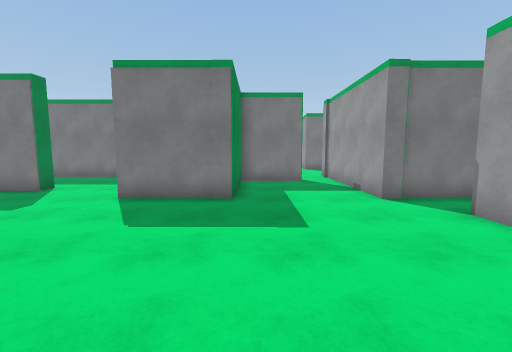
[1] (above)

24 first-person views from a walk through a 3-D level made in the Unity game engine. The camera is 1.5 m above the floor, tilts 6° down and sees 90° across. The floor is counted in squares, 1 m on a side. Each view is taken from the middle of a square. On the plan, view 1 faces up. The plan holds only what a view shows up to about 13 squares ahead; the rest is blank. The place goes on beyond the plan.

[2]
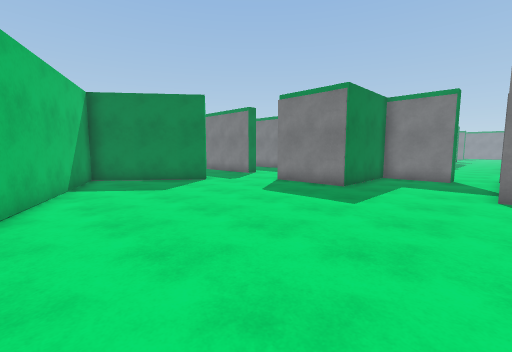

[3]
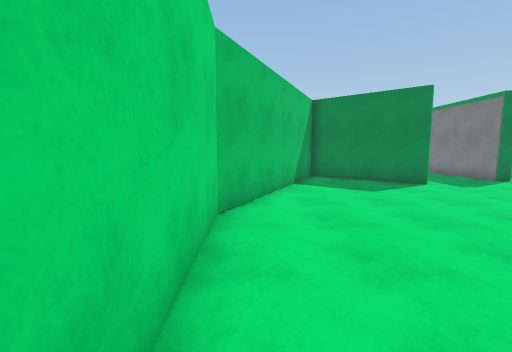

[4]
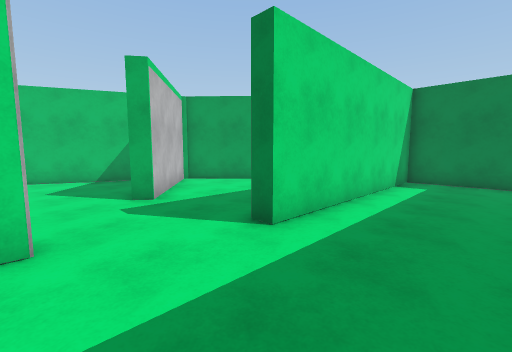

[5]
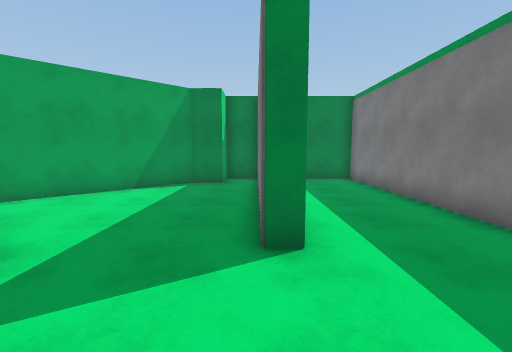

[6]
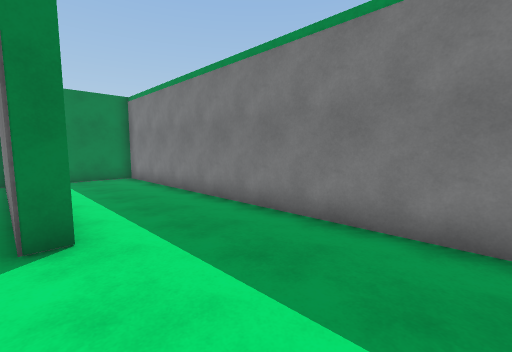

[7]
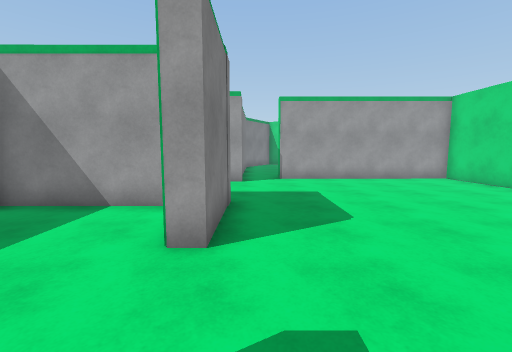

[8]
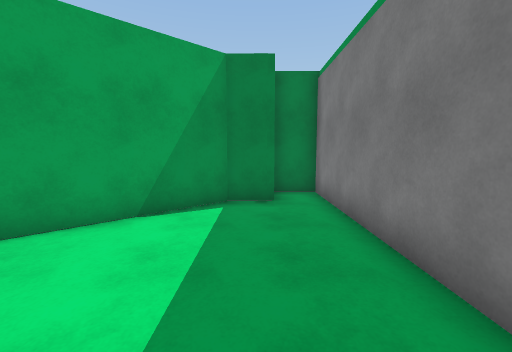

[9]
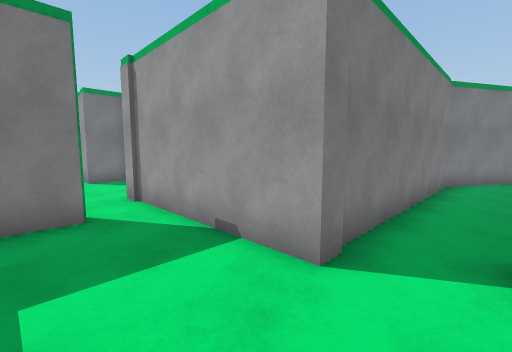

[10]
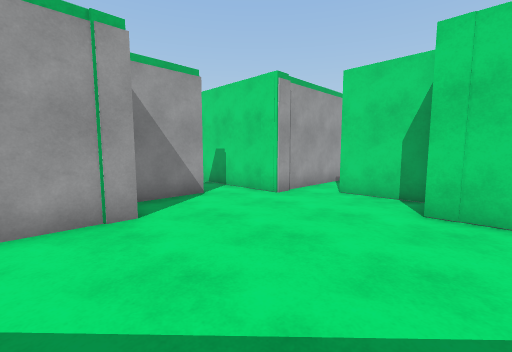

[11]
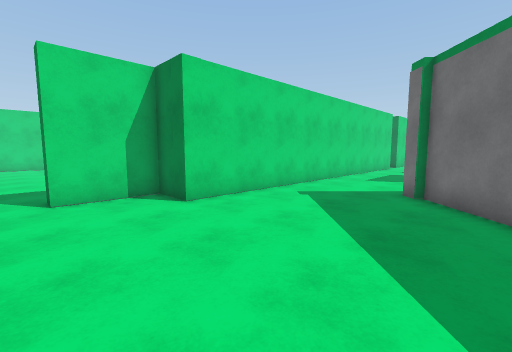

[12]
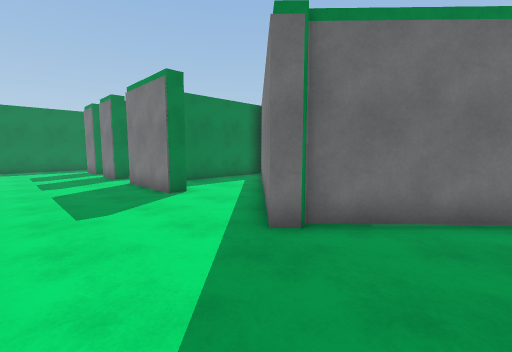

[13]
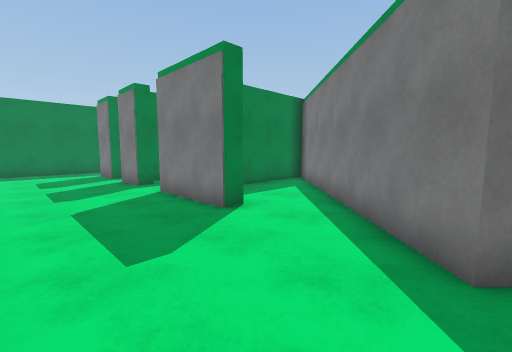

[14]
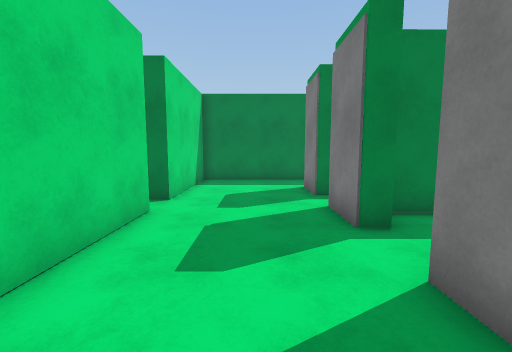

[15]
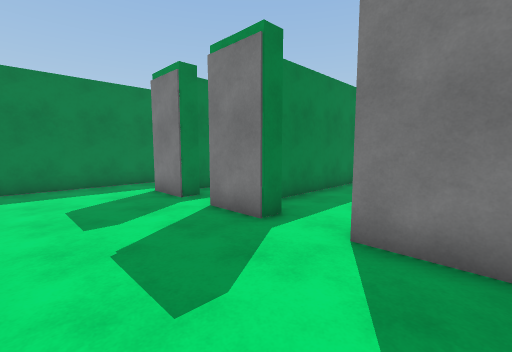

[16]
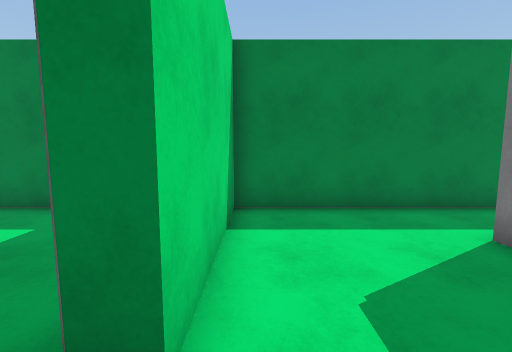

[17]
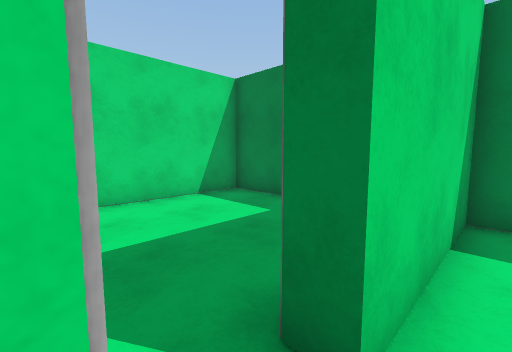

[18]
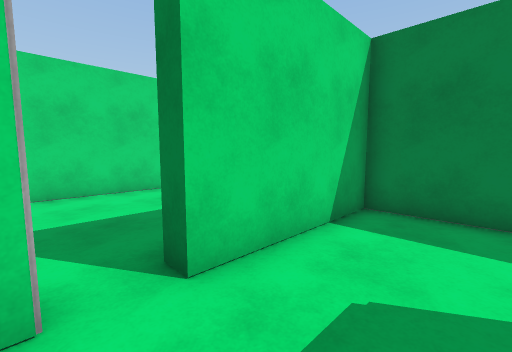

[19]
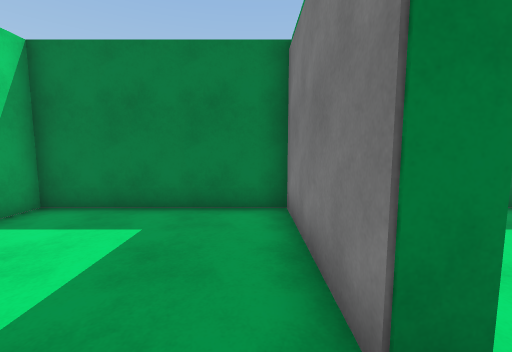

[20]
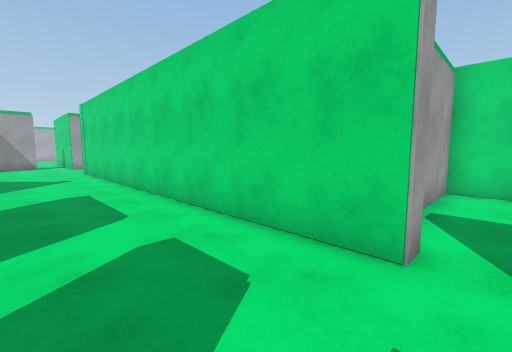

[21]
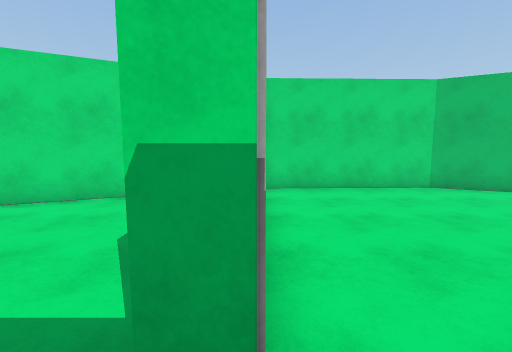

[22]
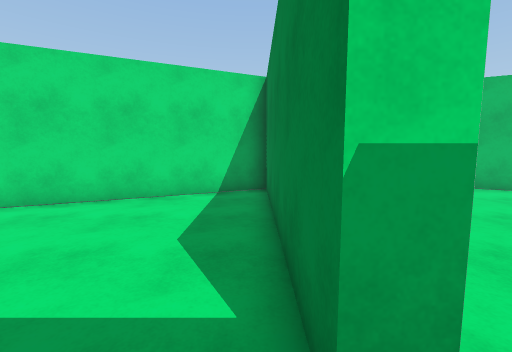

[23]
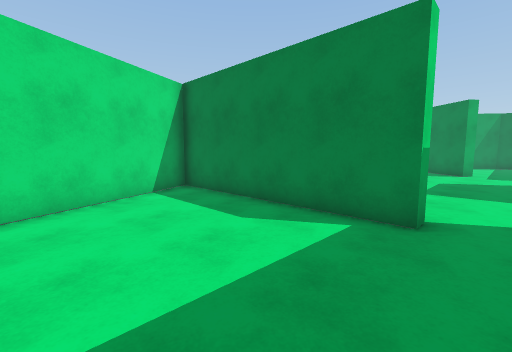

[24]
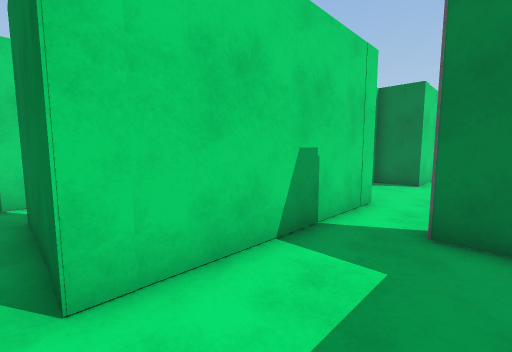

### Floor plan
Points are (right, up) in squares from view 1. A wall is a line through its corners. A room is listed if a view was taken in it or the views show most of it. See-through windows are left out.
Room 1 (views 1, 2, 3, 4, 5, 6, 7, 8, 9)
walls: (-1.3, 9.3) (-1.4, 13.8); (-2.9, 13.8) (-16.9, 13.8) (-16.9, 9.7) (-7.7, 9.7) (-7.7, 9.1) (-16.9, 9.1) (-16.9, 7.5) (-15.3, 7.5) (-15.3, 6.2) (-10.8, 1.4); (3.8, 7.8) (3.8, 13.4); (-10.6, 1.3) (-7.2, 5.5) (-6.7, 5.2) (-10, 1) (-1.7, -2.9) (5, -2.7) (5, 5.8); (2.2, 12.7) (2.2, 12.1) (-0.7, 12.1) (-0.7, 7.8) (-4.2, 7.8) (-4.2, 8.5)
ways out: opening at (3, 12.5) to room 2; opening at (5, 6.5) to room 4
Room 2 (views 10, 11, 12, 13, 14, 15, 16, 17, 18, 20)
walls: (-11.1, 19.8) (-11.1, 19) (-14.9, 19); (-5.6, 19.1) (-6.2, 18.6) (-9.2, 21.6); (-3.5, 21.5) (-5.9, 19.2); (-16.6, 19) (-18.8, 19); (-16.9, 19.7) (-16.9, 18.8); (-18.1, 14.4) (-0.7, 14.4) (-0.7, 12.7) (2.2, 12.7); (-17.9, 21.6) (-17.9, 19.9); (-20.2, 19) (-22.1, 19); (3.8, 13.4) (3.8, 14.4) (5.5, 14.4); (5.2, 19) (3.8, 19) (3.8, 21.1); (5.4, 16) (5.4, 18.3); (-24.4, 21.1) (-24.4, 14.4) (-19.4, 14.4)
ways out: opening at (3, 12.5) to room 1; opening at (-19, 14) to room 3; opening at (6, 15.5) to room 5
Room 3 (view 19)
walls: (-19.4, 14.4) (-19.4, 13.8) (-24.4, 13.8) (-24.4, 7.5) (-17.5, 7.5) (-17.5, 10.7); (-18.1, 13.8) (-18.1, 14.4)
ways out: opening at (-19, 14) to room 2
Room 4 (views 21, 22, 23)
walls: (5, 5.8) (5.6, 5.8) (5.6, -2.5) (11.6, 0.2); (11.5, 7.8) (3.8, 7.8)
ways out: opening at (5, 6.5) to room 1
Room 5 (view 24)
walls: (6.1, 17.1) (6.1, 16.1); (5.5, 14.4) (10.7, 14.4)
ways out: opening at (6, 15.5) to room 2

Positions as (right, up) in squares from view 1, and headings:
1: (0, 0), facing up
2: (4, -2), facing up-left
3: (4, -2), facing left
4: (-4, 13), facing down-left
5: (-4, 9), facing left
6: (-3, 9), facing up-left
7: (-8, 7), facing right
8: (-8, 7), facing left
9: (1, 6), facing up-right
10: (-2, 21), facing down-right
11: (3, 21), facing down-left
12: (-3, 15), facing up-left
13: (-6, 15), facing up-left
14: (-12, 17), facing left
15: (-13, 15), facing up-left
16: (-18, 15), facing left
17: (-18, 15), facing down-left
18: (-18, 17), facing down-left
19: (-18, 13), facing left
20: (-19, 18), facing down-right
21: (5, 7), facing down
22: (6, 7), facing down
23: (11, 7), facing down-left
24: (11, 17), facing down-left
